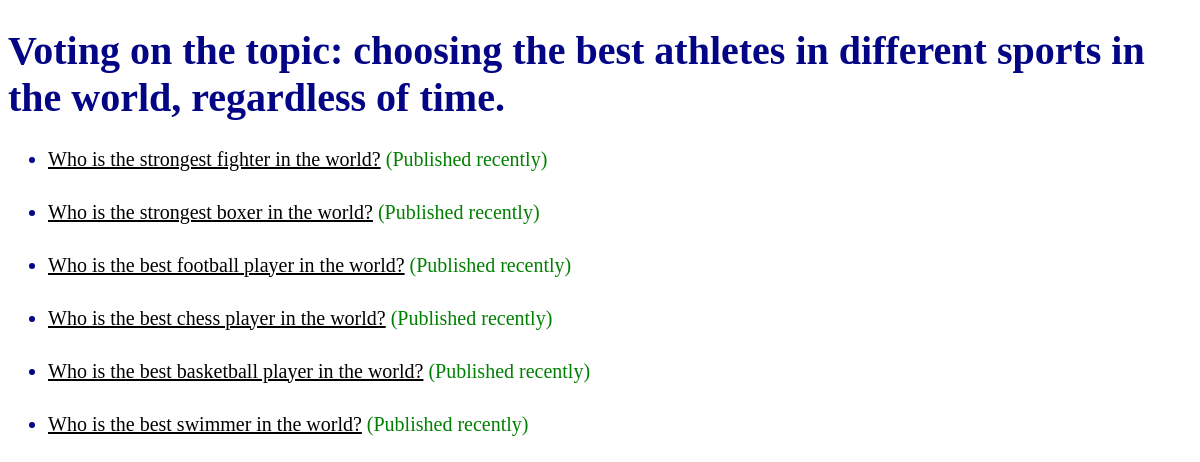
Screenshot of /polls/ with the database file from the repository.
### polls/models.py (models this page shows, shortened)
class Question(models.Model):
    question_text = models.CharField(max_length=200)
    pub_date = models.DateTimeField("date published")
    def was_published_recently(self) -> bool:
        now = timezone.now()
        return now - datetime.timedelta(days=1) <= self.pub_date <= now

### polls/views.py (the view)
# urls.py: path("", IndexView.as_view(), name="index"),
class IndexView(generic.ListView):
    template_name = "polls/index.html"
    context_object_name = "latest_question_list"
    def get_queryset(self):
        return Question.objects.all()

### polls/templates/polls/index.html (shortened to what this page needs)
{% load static %}
<!DOCTYPE html>
<html lang="en">
<head>
    <link rel="stylesheet" href="{% static 'polls/style.css' %}">
</head>
<body>
    <h1>Voting on the topic: choosing the best athletes in different sports in the world, regardless of time.</h1>
    {% if latest_question_list %}
        <ul>
            {% for question in latest_question_list %}
                <li>
                    <a href="{% url 'polls:detail' question.pk %}">{{ question.question_text }}</a>
                    {% if question.was_published_recently %}
                        <span style="color: green;">(Published recently)</span>
                    {% endif %}
                </li>
            {% endfor %}
        </ul>
    {% else %}
        <p>No polls are available.</p>
    {% endif %}
</body>
</body>
</html>

### polls/static/polls/style.css (style rules this page uses)
li a { color: rgb(2, 2, 2); }

### polls/templates/polls/index.html (style rules this page uses)
body { background-image: url("https://4brain.ru/blog/wp-content/uploads/2020/08/top-7-prichin-po-kotorym-sport-polezen-dlja-mozga.png"); background-size: cover; background-position: center; font-size: 20px; color: rgb(3, 5, 133); }
li { margin-bottom: 30px; }

### rows the page displays
Question: question_text "Who is the strongest fighter in the world?", shows "(Published recently)"
Question: question_text "Who is the strongest boxer in the world?", shows "(Published recently)"
Question: question_text "Who is the best football player in the world?", shows "(Published recently)"
Question: question_text "Who is the best chess player in the world?", shows "(Published recently)"
Question: question_text "Who is the best basketball player in the world?", shows "(Published recently)"
Question: question_text "Who is the best swimmer in the world?", shows "(Published recently)"
